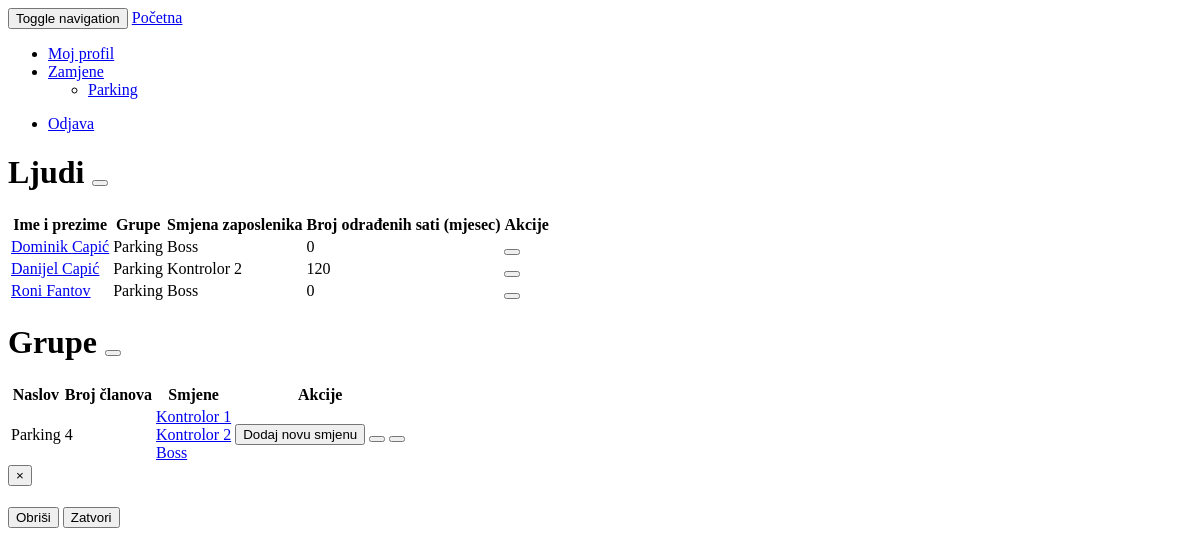
Page /schedule/overview/ (signed in) on the earlier database version.
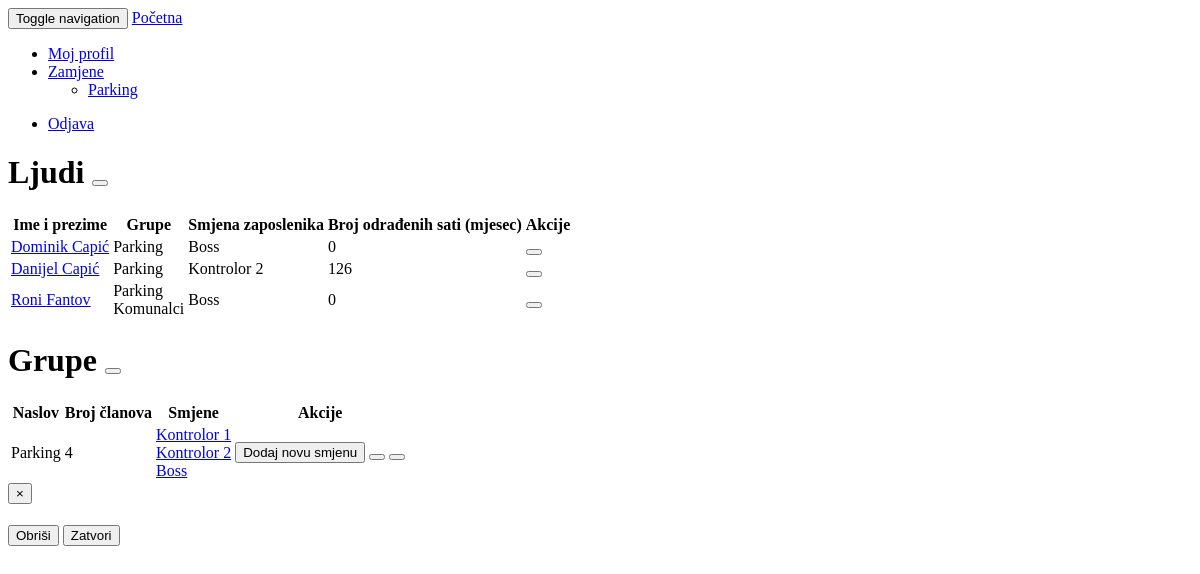
Same page on the later database version.
### schedule/models.py (models this page shows, shortened)
class Group(models.Model):
    group_name = models.CharField(max_length=30)
    supervisor = models.ForeignKey(User, related_name='+',)
    def __init__(self, *args, **kwargs):
        super(Group, self).__init__(*args, **kwargs)
        if hasattr(self, 'supervisor'):
            self.old_supervisor = self.supervisor
    def get_members(self):
        return self.user_profile_set.all()
    def __unicode__(self):
        return self.group_name

class User_profile(models.Model):
    GENDER_CHOICES = (
        ('M', _('Male')),
        ('F', _('Female')),
    )
    user = models.OneToOneField(User, on_delete=models.CASCADE)
    user_groups = models.ManyToManyField(Group, verbose_name=_('User groups'))
    user_shift = models.ForeignKey(Week_shift, null=True, verbose_name=_('Week shift'))
    date_of_birth = models.DateField(null=True, blank=True, verbose_name=_('Date of birth'))
    gender = models.CharField(
        max_length=1, choices=GENDER_CHOICES, null=True, blank=True, verbose_name=_('Gender'))
    date_of_employment = models.DateField(null=True, blank=True, verbose_name=_('Date of employment'))
    default_wage = models.DecimalField(
        decimal_places=2, max_digits=5, default=0, blank=True, verbose_name=_('Default wage'))
    def __init__(self, *args, **kwargs):
        super(User_profile, self).__init__(*args, **kwargs)
        if hasattr(self, 'user_shift'):
            self.old_shift = self.user_shift
    def get_current_working_hours(self):
        month_current = datetime.date.today()
        month_1st = month_current.replace(day=1)
        all_schedules = Schedule.objects.filter(
            date__range=[month_1st, month_current], user=self)
        time_sum = 0
        for schedule in all_schedules.all():
            if schedule.time_until and schedule.time_from:
                time_sum += schedule.time_until.hour - schedule.time_from.hour
        return time_sum

class Week_shift(models.Model):
    name = models.CharField(max_length=30)
    monday = models.ForeignKey(
        Day_shift, null=True, blank=True, related_name='+')
    tuesday = models.ForeignKey(
        Day_shift, null=True, blank=True, related_name='+')
    wednesday = models.ForeignKey(
        Day_shift, null=True, blank=True, related_name='+')
    thursday = models.ForeignKey(
        Day_shift, null=True, blank=True, related_name='+')
    friday = models.ForeignKey(
        Day_shift, null=True, blank=True, related_name='+')
    saturday = models.ForeignKey(
        Day_shift, null=True, blank=True, related_name='+')
    sunday = models.ForeignKey(
        Day_shift, null=True, blank=True, related_name='+')
    week_group = models.ForeignKey(Group)
    def __unicode__(self):
        return self.name

class Schedule(models.Model):
    schedule = models.ForeignKey(
        "self",
        related_name='+',
        verbose_name=_('Parent schedule'),
        null=True,
        blank=True
    )
    date = models.DateField()
    time_from = models.TimeField(null=True, blank=True)
    time_until = models.TimeField(null=True, blank=True)
    user = models.ForeignKey(User_profile)

### schedule/views.py (the view)
@login_required
def groups_and_people(request):
    if not request.user.is_staff or not request.user.is_superuser:
        HttpResponseForbidden('<h1>Permission denied</h1>')
    groups = User_profile.objects.get(user=request.user).user_groups
    employees = User_profile.objects.filter(
        user_groups__in=groups.all()).distinct().exclude(user=request.user)
    return render(request, "schedule/overview.html", {
        "user": request.user.user_profile,
        "groups": groups,
        "employees": employees,
    })

### schedule/templates/schedule/overview.html (shortened to what this page needs)
{% extends "schedule/base.html" %}
{% load sekizai_tags i18n %}
{% block "content" %}
  <h1>{% trans "People" %}
  <a href="{% url 'add_user_view' %}"><button class="btn btn-default transparent-bgcolor divider-left" title="{% trans 'Add user' %}"></button></a>
  </h1>
<table id="people_table" class="table">
  <thead>
    <tr>
      <th class="text-center">{% trans "First and last name" %}</th>
      <th class="text-center">{% trans "Groups" %}</th>
      <th class="text-center">{% trans "Employee shift" %}</th>
      <th class="text-center">{% trans "Number of hours(month)" %}</th>
      <th class="text-center">{% trans "Actions" %}</th>
    </tr>
  </thead>
  <tbody class="text-center vertical-alignment-middle">
    {% for employee in employees %}
      <tr>
        <td>
          <a href="{% url 'employee_view' employee_id=employee.id %}">{{ employee.user.first_name }} {{ employee.user.last_name }}</a>
        </td>
        <td>
          {% for group in employee.user_groups.all %}
            {{ group }}<br>
          {% endfor %}
        </td>
        <td>{{ employee.user_shift }}</td>
        <td>{{ employee.get_current_working_hours }}</td>
        <td>
        <a href="{% url 'edit_user_view' employee_id=employee.id %}"><button class="btn btn-default transparent-bgcolor divider-left" title="{% trans 'Edit user' %}"></button></a></td>
      </tr>
    {% endfor %}
 </tbody>
</table>
<h1>{% trans "Groups" %}
<a href="{% url 'add_group_view' %}"><button class="btn btn-default transparent-bgcolor divider-left" title="{% trans 'Add group' %}"></button></a>
</h1>
<table id="groups_table" class="table table-striped">
  <thead>
    <tr>
      <th class="text-center">{% trans "Title" %}</th>
      <th class="text-center">{% trans "Number of members" %}</th>
      <th class="text-center">{% trans "Shifts" %}</th>
      <th class="text-center">{% trans "Actions" %}</th>
    </tr>
  </thead>
  <tbody class="text-center">
    {% for group in groups.all %}
      <tr>
        <td>{{ group }}</td>
        <td>{{ group.get_members.count }}</td>
        <td>
          {% for shift in group.week_shift_set.all %}
            <a href="{% url 'shift_view' shift_id=shift.id %}">{{ shift }}</a><br>
          {% endfor %}
        </td>
        <td>
          <a href="{% url 'add_shift_view' %}"><button class="btn btn-default transparent-bgcolor divider-left" title="{% trans 'Add new shift' %}">{% trans "Add new shift" %}</button></a>
          <a href="{% url 'edit_group_view' group_id=group.id %}"><button class="btn btn-default transparent-bgcolor divider-left" title="{% trans 'Edit group' %}"></button></a>
          <button data-toggle="modal" data-target="#delete_modal" onclick="DS.sendDeletionParameters('{{ group }}', '{% url 'delete_group_view' group_id=group.id %}', '{% trans 'Are you sure you want to delete this group?' %}');" class="btn btn-default transparent-bgcolor divider-left" title="{% trans 'Delete group' %}"></button>
        </td>
      </tr>
    {% endfor %}
 </tbody>
</table>
{% include "schedule/includes/delete_modal.html" %}
{% endblock "content" %}

### schedule/templates/schedule/base.html (shortened to what this page needs)
{% load sekizai_tags assets i18n %}
<!DOCTYPE html>
<head>
    {% assets "schedule_css" %}
        {% addtoblock "css" %}
            <link media="screen" rel="stylesheet" type="text/css" href="{{ ASSET_URL }}">
        {% endaddtoblock %}
    {% endassets %}
<nav class="navbar navbar-default">
  <div class="container-fluid">
    <div class="navbar-header">
      <button type="button" class="navbar-toggle collapsed" data-toggle="collapse" data-target="#bs-example-navbar-collapse-1">
        <span class="sr-only">Toggle navigation</span>
      </button>
      <a class="navbar-brand" href="{% url 'index' %}">{% trans "Home" %}</a>
    </div>
    <div class="collapse navbar-collapse" id="bs-example-navbar-collapse-1">
      <ul class="nav navbar-nav">
{% block "navigation" %}
      <li>
        <a href="{% url 'employee_view' employee_id=user.pk %}">{% trans "My profile" %}</a>
      </li>
      <li class="dropdown">
        <a class="dropdown-toggle" data-toggle="dropdown" href="#">{% trans "Swaps" %}</a>
        <ul class="dropdown-menu">
          {% for group in user.user_groups.all %}
            <li><a href="{% url 'swaps_view' group_id=group.pk %}">{{ group }}</a></li>
          {% endfor %}
        </ul>
      </li>
{% endblock "navigation" %}
      </ul>
    <ul class="nav navbar-nav navbar-right">
      <li><a href="{% url 'logout' %}">{% trans "Logout" %}</a></li>
    </ul>
    </div>
  </div>
</nav>
</head>
<body>
<div class="container">
  {% block "content" %}{% endblock "content" %}
</div>
</body>
</html>

Differences in the rows shown:
computed for User_profile "Danijel": get_current_working_hours "120" → "126"
added Group: group_name "Komunalci", shown under User_profile "Roni"
